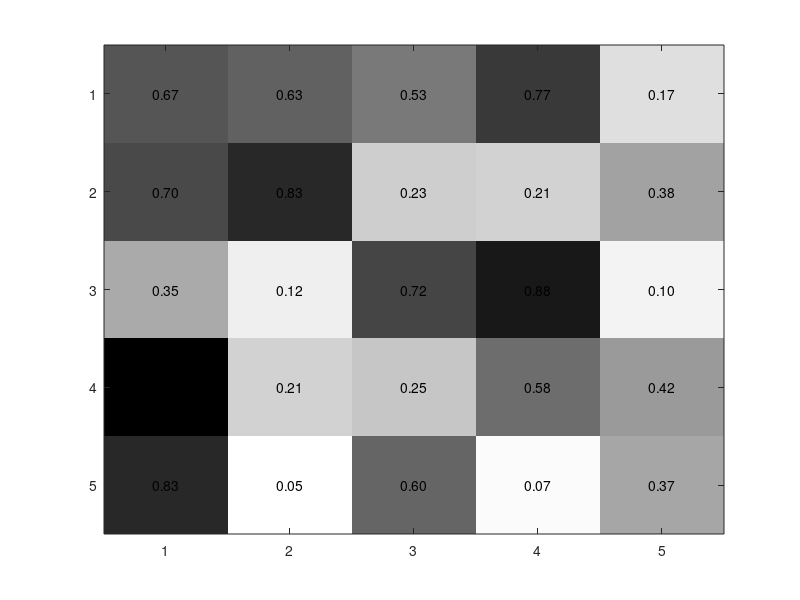

The MATLAB script that drew this image: (Note: this script raises an error after producing the figure.)
mat = rand(5);           %# A 5-by-5 matrix of random values from 0 to 1
imagesc(mat);            %# Create a colored plot of the matrix values
colormap(flipud(gray));  %# Change the colormap to gray (so higher values are
                         %#   black and lower values are white)

textStrings = num2str(mat(:),'%0.2f');  %# Create strings from the matrix values
textStrings = strtrim(cellstr(textStrings));  %# Remove any space padding
[x,y] = meshgrid(1:5);   %# Create x and y coordinates for the strings
hStrings = text(x(:),y(:),textStrings(:),...      %# Plot the strings
                'HorizontalAlignment','center');
midValue = mean(get(gca,'CLim'));  %# Get the middle value of the color range
textColors = repmat(mat(:) > midValue,1,3);  %# Choose white or black for the
                                             %#   text color of the strings so
                                             %#   they can be easily seen over
                                             %#   the background color
set(hStrings,{'Color'},num2cell(textColors,2));  %# Change the text colors

set(gca,'XTick',1:5,...                         %# Change the axes tick marks
        'XTickLabel',{'A','B','C','D','E'},...  %#   and tick labels
        'YTick',1:5,...
        'YTickLabel',{'A','B','C','D','E'},...
        'TickLength',[0 0]);